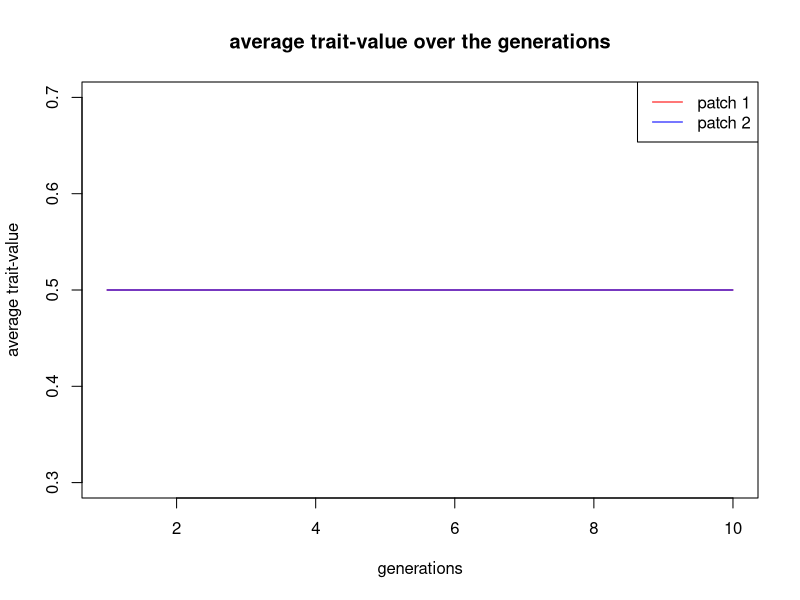

R code for this plot:
#Basic IBM
rm(list=ls())


##### PARAMETERS #####
replic <- 2 #number of replicates
Nt <- 10 #generations
mig <- 0.05 #migrationfactor


##### FECUNDITY #####
a <-  0.49649467
b  <-  1.47718931
c1    <-  0.72415095
c2    <- -0.24464625
c3    <-  0.99490196
c4    <- -1.31337296
c5    <- -0.06855583
c6    <-  0.32833236
c7    <- -20.88383990
c8    <- -0.66263785
c9    <-  2.39334027
c10   <-  0.11670283


##### FUNCTIONS #####
w<-function(a,b,z,N,Np){
  y = a+b*plogis(c1+c2*N+c3*z+c4*(0.5*N-Np)+c5*N^2+c6*z^2+c7*(0.5*N-Np)^2+c8*z*N+c9*z*(0.5*N-Np)+c10*N*(0.5*N-Np))
  return(y)
  }

  
##### PATCHES #####
N1<-abs(rnorm(1, mean=250, sd=10)) #patch 1 is drawn 
N2<-abs(rnorm(1, mean=250, sd=10)) #patch 2 is drawn
 
patch<-c(rep(1,N1),rep(2,N2)) #vector patch: is filled with patch 1 (=1) and patch 2 (=2)
trait<-c(rep(0.5,N1),rep(0.5,N2)) #vector trait: is for all indicviduals from both patches set as 5
survival<-c(rep(1,N1),rep(1,N2)) #vector survival: is for all new individuals of both patches 1
  
pop<-data.frame(patch,trait,survival) #data frame including all individuals out of both patches with the columns: patch, trait & survival


##### VECTORS #####
pop.N1.vector <- rep(0,Nt) #empty vector for the populationsize of each generation in patch 1
pop.N2.vector <- rep(0,Nt) #empty vector for the populationsize of each generation in patch 2
trait.N1.vector <- rep(0,Nt) #empty vector for the average trait-value of each generation in patch 1
trait.N2.vector <- rep(0,Nt) #empty vector for the average trait-value of each generation in patch 2

pop.N1.vector[1] <- N1 #populationsize for the first generation of patch 1
pop.N2.vector[1] <- N2 #populationsize for the first generation of patch 2
trait.N1.vector <- mean(pop$trait[pop$patch==1]) #average trait-value for the first generation of patch 1
trait.N2.vector <- mean(pop$trait[pop$patch==2]) #average trait-value for the first generation of patch 2


##### REPLICATION LOOP START#####
for(r in 1:replic){
  

##### GENERATION LOOP START #####  
for(t in 2:Nt){
  N1<-nrow(subset(pop,pop$patch==1)) #N1 is every generation overwritten to keep updated 
  N2<-nrow(subset(pop,pop$patch==2)) #N2 is every generation overwritten to keep updated
  N<-c(nrow(pop)) #how many individuals there are in both patches


  ##### OFFSPRING #####
  N.0 <- N/500
  N.l <- c(N1/500,N2/500) # vector of local population sizes
  
  if(N>0){
    Nchild <- rpois(nrow(pop),w(a,b,pop$trait,N.0,N.l[pop$patch])) #vectoe with number of offspring for each individual out of a poisson distribution
  }
    Hera <- rep(1:nrow(pop),Nchild) #replicates the individual to clone times the number it becomes offspring
    pop <- pop[c(1:nrow(pop),Hera),] #adds the clons of the individuals the the population data frame


  ##### DEATH #####
  pop$survival[1:N]<-pop$survival[1:N]-1 #survival set on 0
  pop <-subset(pop,pop$survival>0)


  ##### MIGRATION START #####
  mig.N1 <- runif(nrow((subset(pop,pop$patch==1))),0,1) #draws so many uniformmly distributed numbers as there are individuals in patch 1
  mig.N2 <- runif(nrow((subset(pop,pop$patch==2))),0,1) #draws so many uniformmly distributed numbers as there are individuals in patch 2

  mig.N1 <- ifelse(mig.N1>mig,1,2) #the individuals with a random number lower then the migration rate get the value 2 (migrates to patch 2) & and the ones higher as the migration rate get the value 1 (dont migrate, stay in patch 1)
  mig.N2 <- ifelse(mig.N2>mig,2,1) #the individuals with a random number lower then the migration rate get the value 1 (migrate to patch 1) & and the ones higher as the migration rate get the value 2 (dont migrate,stay in patch 2)
  
  migration <-c (mig.N1,mig.N2)
  pop$patch <- migration
  
  chaos <- order(pop$patch) 
  pop <- pop[chaos,]
  #### !!! ##### all individuals with a 1 need to migrate in the other patch #### !!! ####
  ##### MIGRATION END #####
  

  pop.N1.vector[t] <- sum(pop$patch==1) #overwrites the populationsizes for each generation in the empty vector (patch 1)
  pop.N2.vector[t] <- sum(pop$patch==2) #overwrites the average trait-value for each generation in the empty vector (patch 2)
 
  trait.N1.vector[t] <- mean(pop$trait[pop$patch==1]) #overwrites the average trait-value for each generation in the empty vector (patch 1)
  trait.N2.vector[t] <- mean(pop$trait[pop$patch==2]) #overwrites the average trait-value for each generation in the empty vector (patch 2)

  
  rownames(pop) <- 1:nrow(pop) #re-indexing the population to prevent 1.1.3.2.4.....
} 
##### GENERATION LOOP END #####

#pdf(paste("graph",r,".pdf",sep=""))
#plot(pop.N1.vector, main="populationsize over the generations",xlab="generations",ylab="populationsize",type="l",col="darkorange3") #plot populationsize
#lines(pop.N2.vector,type="l",col="green") #includes the populationsize of patch 2
#legend("topright",legend=c("patch 1","patch 2"),lty=1,col=c("darkorange3","green"))
#dev.off()
#  print(r)
}
##### REPLICATION LOOP END #####


##### PLOTS #####
plot(trait.N1.vector,main="average trait-value over the generations", xlab="generations",ylab="average trait-value",type="l",col="red") #plot traitvalue
lines(trait.N2.vector,type="l",col="blue") #includes the average trait-value of patch 2
legend("topright",legend=c("patch 1","patch 2"),lty=1,col=c("red","blue")) #plotts the legend
